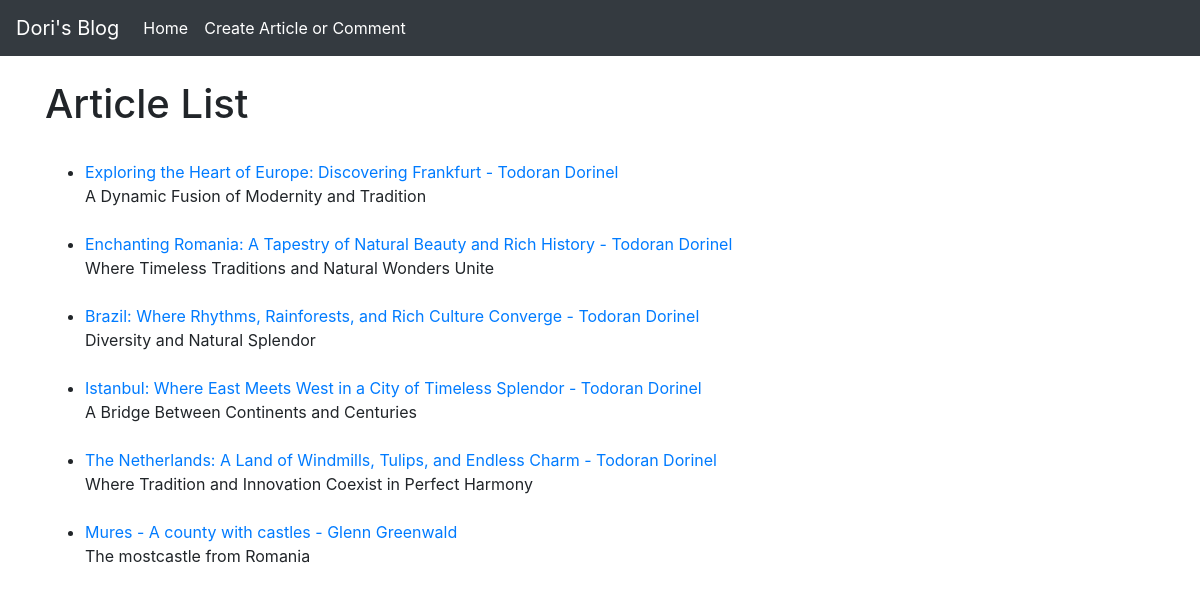
Before: / with the older database file.
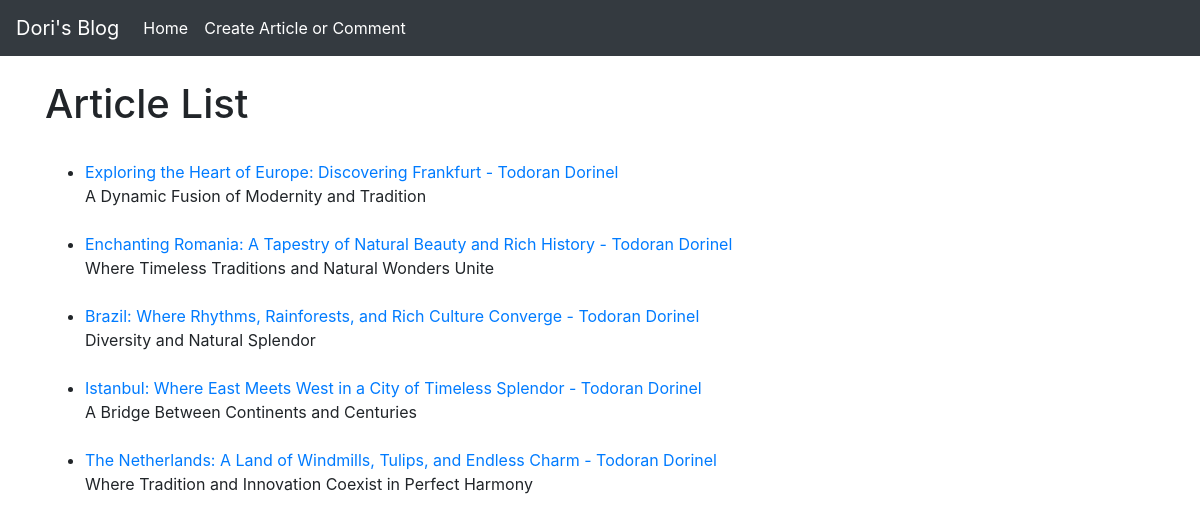
After: the same page with the newer database file.
### blog/models.py (models this page shows, shortened)
class Post(models.Model):
    post_title = models.CharField(max_length=250)
    post_author = models.ForeignKey(User, on_delete=models.CASCADE)
    post_headline = models.CharField(max_length=300)
    post_body = models.TextField()

### blog/views.py (the view)
# urls.py: path('', HomeView.as_view(), name="home"),
class HomeView(ListView):
    model = Post
    template_name = 'home.html'

### blog/templates/home.html (shortened to what this page needs)
{% extends 'base.html' %}
{% block content %}
<h1>Article List</h1>
<ul>
{% for post in object_list %}
    <li><a href="{%url 'article' post.pk %}">{{ post.post_title }} - {{ post.post_author.get_full_name }}</a> </br>
    {{ post.post_headline }} </br></br>
{% endfor%}
</ul>
{% endblock %}

Changed rows visible on the page:
removed Post: post_title "Mures - A county with castles", post_author.get_full_name "Glenn Greenwald", post_headline "The mostcastle from Romania"
